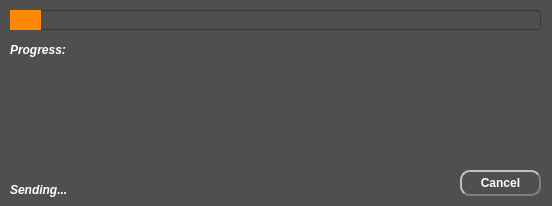
<?xml version="1.0" encoding="UTF-8"?>
<ui version="4.0">
 <class>LoadDataProgressDialog</class>
 <widget class="QDialog" name="LoadDataProgressDialog">
  <property name="geometry">
   <rect>
    <x>0</x>
    <y>0</y>
    <width>552</width>
    <height>206</height>
   </rect>
  </property>
  <property name="windowTitle">
   <string>Dialog</string>
  </property>
  <property name="styleSheet">
   <string notr="true">background: rgb(79, 79, 79)</string>
  </property>
  <widget class="QProgressBar" name="progressBar">
   <property name="geometry">
    <rect>
     <x>10</x>
     <y>10</y>
     <width>531</width>
     <height>20</height>
    </rect>
   </property>
   <property name="styleSheet">
    <string notr="true"> QProgressBar::chunk {
     background-color:rgb(255, 136, 0);
 }</string>
   </property>
   <property name="value">
    <number>6</number>
   </property>
   <property name="textVisible">
    <bool>false</bool>
   </property>
  </widget>
  <widget class="QPushButton" name="CancelButton">
   <property name="geometry">
    <rect>
     <x>460</x>
     <y>170</y>
     <width>81</width>
     <height>26</height>
    </rect>
   </property>
   <property name="font">
    <font>
     <family>Arial</family>
     <weight>75</weight>
     <bold>true</bold>
    </font>
   </property>
   <property name="styleSheet">
    <string notr="true">color:white;
border-style: outset;
border-width: 2px;
border-radius: 10px;
border-color: gray;</string>
   </property>
   <property name="text">
    <string>Cancel</string>
   </property>
  </widget>
  <widget class="QLabel" name="ProgressLabel">
   <property name="geometry">
    <rect>
     <x>10</x>
     <y>40</y>
     <width>451</width>
     <height>20</height>
    </rect>
   </property>
   <property name="font">
    <font>
     <family>Arial</family>
     <pointsize>9</pointsize>
     <weight>75</weight>
     <italic>true</italic>
     <bold>true</bold>
    </font>
   </property>
   <property name="styleSheet">
    <string notr="true">Color:rgb(255, 255, 255)</string>
   </property>
   <property name="text">
    <string>Progress:</string>
   </property>
  </widget>
  <widget class="QLabel" name="LoadName">
   <property name="geometry">
    <rect>
     <x>10</x>
     <y>180</y>
     <width>91</width>
     <height>20</height>
    </rect>
   </property>
   <property name="font">
    <font>
     <family>Arial</family>
     <pointsize>9</pointsize>
     <weight>75</weight>
     <italic>true</italic>
     <bold>true</bold>
    </font>
   </property>
   <property name="styleSheet">
    <string notr="true">Color:rgb(255, 255, 255)</string>
   </property>
   <property name="text">
    <string>Sending...</string>
   </property>
  </widget>
 </widget>
 <resources/>
 <connections/>
</ui>
